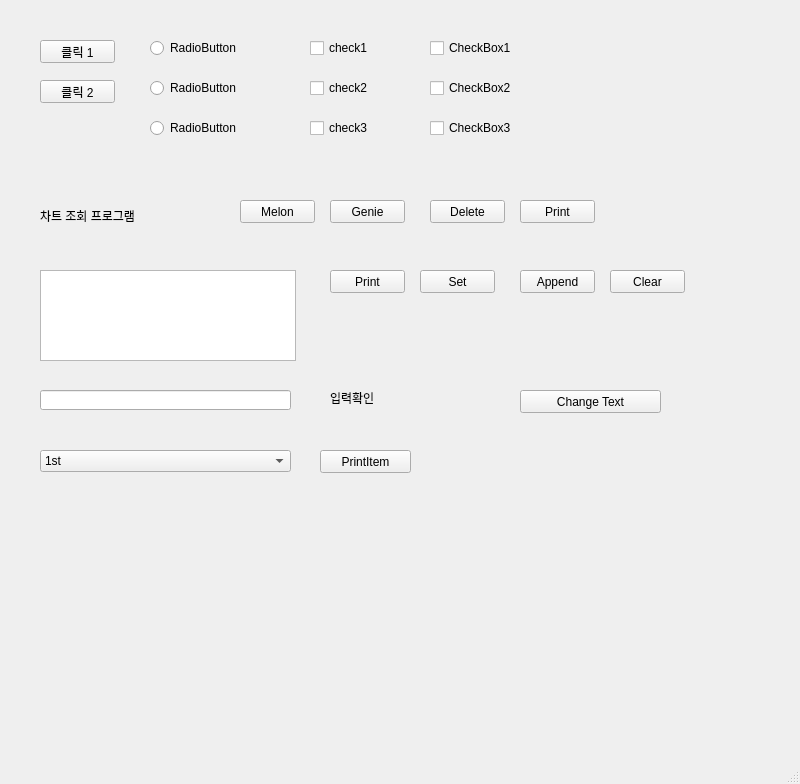
<?xml version="1.0" encoding="UTF-8"?>
<ui version="4.0">
 <class>MainWindow</class>
 <widget class="QMainWindow" name="MainWindow">
  <property name="geometry">
   <rect>
    <x>0</x>
    <y>0</y>
    <width>800</width>
    <height>784</height>
   </rect>
  </property>
  <property name="windowTitle">
   <string>MainWindow</string>
  </property>
  <widget class="QWidget" name="centralwidget">
   <widget class="QPushButton" name="pushButton_1">
    <property name="geometry">
     <rect>
      <x>40</x>
      <y>40</y>
      <width>75</width>
      <height>23</height>
     </rect>
    </property>
    <property name="text">
     <string>클릭 1</string>
    </property>
   </widget>
   <widget class="QPushButton" name="pushButton_2">
    <property name="geometry">
     <rect>
      <x>40</x>
      <y>80</y>
      <width>75</width>
      <height>23</height>
     </rect>
    </property>
    <property name="text">
     <string>클릭 2</string>
    </property>
   </widget>
   <widget class="QRadioButton" name="radioButton_1">
    <property name="geometry">
     <rect>
      <x>150</x>
      <y>40</y>
      <width>90</width>
      <height>16</height>
     </rect>
    </property>
    <property name="text">
     <string>RadioButton</string>
    </property>
   </widget>
   <widget class="QRadioButton" name="radioButton_2">
    <property name="geometry">
     <rect>
      <x>150</x>
      <y>80</y>
      <width>90</width>
      <height>16</height>
     </rect>
    </property>
    <property name="text">
     <string>RadioButton</string>
    </property>
   </widget>
   <widget class="QRadioButton" name="radioButton_3">
    <property name="geometry">
     <rect>
      <x>150</x>
      <y>120</y>
      <width>90</width>
      <height>16</height>
     </rect>
    </property>
    <property name="text">
     <string>RadioButton</string>
    </property>
   </widget>
   <widget class="QCheckBox" name="check1">
    <property name="geometry">
     <rect>
      <x>310</x>
      <y>40</y>
      <width>81</width>
      <height>16</height>
     </rect>
    </property>
    <property name="text">
     <string>check1</string>
    </property>
   </widget>
   <widget class="QCheckBox" name="check2">
    <property name="geometry">
     <rect>
      <x>310</x>
      <y>80</y>
      <width>81</width>
      <height>16</height>
     </rect>
    </property>
    <property name="text">
     <string>check2</string>
    </property>
   </widget>
   <widget class="QCheckBox" name="check3">
    <property name="geometry">
     <rect>
      <x>310</x>
      <y>120</y>
      <width>81</width>
      <height>16</height>
     </rect>
    </property>
    <property name="text">
     <string>check3</string>
    </property>
   </widget>
   <widget class="QCheckBox" name="checkBox1">
    <property name="geometry">
     <rect>
      <x>430</x>
      <y>40</y>
      <width>101</width>
      <height>16</height>
     </rect>
    </property>
    <property name="text">
     <string>CheckBox1</string>
    </property>
   </widget>
   <widget class="QCheckBox" name="checkBox2">
    <property name="geometry">
     <rect>
      <x>430</x>
      <y>80</y>
      <width>101</width>
      <height>16</height>
     </rect>
    </property>
    <property name="text">
     <string>CheckBox2</string>
    </property>
   </widget>
   <widget class="QCheckBox" name="checkBox3">
    <property name="geometry">
     <rect>
      <x>430</x>
      <y>120</y>
      <width>101</width>
      <height>16</height>
     </rect>
    </property>
    <property name="text">
     <string>CheckBox3</string>
    </property>
   </widget>
   <widget class="QLabel" name="label">
    <property name="geometry">
     <rect>
      <x>40</x>
      <y>200</y>
      <width>201</width>
      <height>31</height>
     </rect>
    </property>
    <property name="text">
     <string>차트 조회 프로그램</string>
    </property>
   </widget>
   <widget class="QPushButton" name="melonButton">
    <property name="geometry">
     <rect>
      <x>240</x>
      <y>200</y>
      <width>75</width>
      <height>23</height>
     </rect>
    </property>
    <property name="text">
     <string>Melon</string>
    </property>
   </widget>
   <widget class="QPushButton" name="genieButton">
    <property name="geometry">
     <rect>
      <x>330</x>
      <y>200</y>
      <width>75</width>
      <height>23</height>
     </rect>
    </property>
    <property name="text">
     <string>Genie</string>
    </property>
   </widget>
   <widget class="QPushButton" name="printButton">
    <property name="geometry">
     <rect>
      <x>520</x>
      <y>200</y>
      <width>75</width>
      <height>23</height>
     </rect>
    </property>
    <property name="text">
     <string>Print</string>
    </property>
   </widget>
   <widget class="QPushButton" name="deleteButton">
    <property name="geometry">
     <rect>
      <x>430</x>
      <y>200</y>
      <width>75</width>
      <height>23</height>
     </rect>
    </property>
    <property name="text">
     <string>Delete</string>
    </property>
   </widget>
   <widget class="QTextBrowser" name="textBrowser">
    <property name="geometry">
     <rect>
      <x>40</x>
      <y>270</y>
      <width>256</width>
      <height>91</height>
     </rect>
    </property>
   </widget>
   <widget class="QPushButton" name="settextButton">
    <property name="geometry">
     <rect>
      <x>420</x>
      <y>270</y>
      <width>75</width>
      <height>23</height>
     </rect>
    </property>
    <property name="text">
     <string>Set</string>
    </property>
   </widget>
   <widget class="QPushButton" name="appendtextButton">
    <property name="geometry">
     <rect>
      <x>520</x>
      <y>270</y>
      <width>75</width>
      <height>23</height>
     </rect>
    </property>
    <property name="text">
     <string>Append</string>
    </property>
   </widget>
   <widget class="QPushButton" name="printbrowserButton">
    <property name="geometry">
     <rect>
      <x>330</x>
      <y>270</y>
      <width>75</width>
      <height>23</height>
     </rect>
    </property>
    <property name="text">
     <string>Print</string>
    </property>
   </widget>
   <widget class="QPushButton" name="clearButton">
    <property name="geometry">
     <rect>
      <x>610</x>
      <y>270</y>
      <width>75</width>
      <height>23</height>
     </rect>
    </property>
    <property name="text">
     <string>Clear</string>
    </property>
   </widget>
   <widget class="QLineEdit" name="lineEdit">
    <property name="geometry">
     <rect>
      <x>40</x>
      <y>390</y>
      <width>251</width>
      <height>20</height>
     </rect>
    </property>
   </widget>
   <widget class="QPushButton" name="lineeditchangeButton">
    <property name="geometry">
     <rect>
      <x>520</x>
      <y>390</y>
      <width>141</width>
      <height>23</height>
     </rect>
    </property>
    <property name="text">
     <string>Change Text</string>
    </property>
   </widget>
   <widget class="QLabel" name="label_text">
    <property name="geometry">
     <rect>
      <x>330</x>
      <y>390</y>
      <width>161</width>
      <height>16</height>
     </rect>
    </property>
    <property name="text">
     <string>입력확인</string>
    </property>
   </widget>
   <widget class="QComboBox" name="comboBox">
    <property name="geometry">
     <rect>
      <x>40</x>
      <y>450</y>
      <width>251</width>
      <height>22</height>
     </rect>
    </property>
    <item>
     <property name="text">
      <string>1st</string>
     </property>
    </item>
    <item>
     <property name="text">
      <string>2nd</string>
     </property>
    </item>
    <item>
     <property name="text">
      <string>3rd</string>
     </property>
    </item>
   </widget>
   <widget class="QPushButton" name="printitem">
    <property name="geometry">
     <rect>
      <x>320</x>
      <y>450</y>
      <width>91</width>
      <height>23</height>
     </rect>
    </property>
    <property name="text">
     <string>PrintItem</string>
    </property>
   </widget>
  </widget>
  <widget class="QMenuBar" name="menubar">
   <property name="geometry">
    <rect>
     <x>0</x>
     <y>0</y>
     <width>800</width>
     <height>21</height>
    </rect>
   </property>
  </widget>
  <widget class="QStatusBar" name="statusbar"/>
 </widget>
 <resources/>
 <connections/>
</ui>
